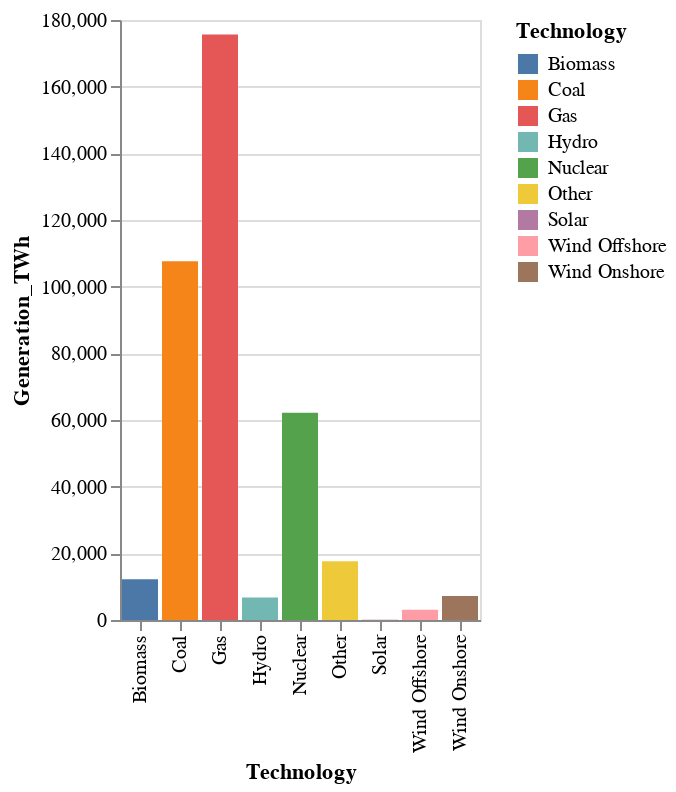

The notebook cell this image was saved under:
### Code cell
import altair as alt
#tutorial from https://www.datacamp.com/community/tutorials/altair-in-python

select_year = alt.selection_single(
    name='Select', fields=['Years'], init={'Years': 2010},
    bind=alt.binding_range(min=2010, max=2020, step=1)
)

# load a simple dataset as a pandas DataFrame

alt.Chart(altair_df).mark_bar().encode(
    x='Technology',
    y='Generation_TWh',
    color='Technology',
).add_selection(select_year).transform_filter(select_year)

### Figure 1 — Vega-Lite specification as saved in the notebook (floating-point values rounded to 4 significant figures)
{"config": {"view": {"continuousWidth": 400, "continuousHeight": 300}}, "data": {"name": "data-e30832ea598f393f2c79319b54661bcf"}, "mark": "bar", "encoding": {"color": {"field": "Technology", "type": "nominal"}, "x": {"field": "Technology", "type": "nominal"}, "y": {"field": "Generation_TWh", "type": "quantitative"}}, "selection": {"Select": {"type": "single", "fields": ["Years"], "init": {"Years": 2010}, "bind": {"input": "range", "max": 2020, "min": 2010, "step": 1}}}, "transform": [{"filter": {"selection": "Select"}}], "$schema": "https://vega.github.io/schema/vega-lite/v4.17.0.json", "datasets": {"data-e30832ea598f393f2c79319b54661bcf": [{"Years": 2010, "Technology": "Biomass", "Generation_TWh": 12260.0}, {"Years": 2010, "Technology": "Coal", "Generation_TWh": 107600.0}, {"Years": 2010, "Technology": "Gas", "Generation_TWh": 175700.0}, {"Years": 2010, "Technology": "Hydro", "Generation_TWh": 6742.0}, {"Years": 2010, "Technology": "Nuclear", "Generation_TWh": 62140.0}, {"Years": 2010, "Technology": "Other", "Generation_TWh": 17640.0}, {"Years": 2010, "Technology": "Solar", "Generation_TWh": 40.28}, {"Years": 2010, "Technology": "Wind Offshore", "Generation_TWh": 3060.0}, {"Years": 2010, "Technology": "Wind Onshore", "Generation_TWh": 7226.0}, {"Years": 2011, "Technology": "Biomass", "Generation_TWh": 13310.0}, {"Years": 2011, "Technology": "Coal", "Generation_TWh": 108400.0}, {"Years": 2011, "Technology": "Gas", "Generation_TWh": 146500.0}, {"Years": 2011, "Technology": "Hydro", "Generation_TWh": 8597.0}, {"Years": 2011, "Technology": "Nuclear", "Generation_TWh": 68980.0}, {"Years": 2011, "Technology": "Other", "Generation_TWh": 21910.0}, {"Years": 2011, "Technology": "Solar", "Generation_TWh": 243.6}, {"Years": 2011, "Technology": "Wind Offshore", "Generation_TWh": 5149.0}, {"Years": 2011, "Technology": "Wind Onshore", "Generation_TWh": 10810.0}, {"Years": 2012, "Technology": "Biomass", "Generation_TWh": 14730.0}, {"Years": 2012, "Technology": "Coal", "Generation_TWh": 142800.0}, {"Years": 2012, "Technology": "Gas", "Generation_TWh": 100200.0}, {"Years": 2012, "Technology": "Hydro", "Generation_TWh": 8276.0}, {"Years": 2012, "Technology": "Nuclear", "Generation_TWh": 70410.0}, {"Years": 2012, "Technology": "Other", "Generation_TWh": 26140.0}, {"Years": 2012, "Technology": "Solar", "Generation_TWh": 1354.0}, {"Years": 2012, "Technology": "Wind Offshore", "Generation_TWh": 7603.0}, {"Years": 2012, "Technology": "Wind Onshore", "Generation_TWh": 12240.0}, {"Years": 2013, "Technology": "Biomass", "Generation_TWh": 18100.0}, {"Years": 2013, "Technology": "Coal", "Generation_TWh": 130300.0}, {"Years": 2013, "Technology": "Gas", "Generation_TWh": 95840.0}, {"Years": 2013, "Technology": "Hydro", "Generation_TWh": 7605.0}, {"Years": 2013, "Technology": "Nuclear", "Generation_TWh": 70610.0}, {"Years": 2013, "Technology": "Other", "Generation_TWh": 33860.0}, {"Years": 2013, "Technology": "Solar", "Generation_TWh": 2010.0}, {"Years": 2013, "Technology": "Wind Offshore", "Generation_TWh": 11470.0}, {"Years": 2013, "Technology": "Wind Onshore", "Generation_TWh": 16930.0}, {"Years": 2014, "Technology": "Biomass", "Generation_TWh": 22620.0}, {"Years": 2014, "Technology": "Coal", "Generation_TWh": 100200.0}, {"Years": 2014, "Technology": "Gas", "Generation_TWh": 100900.0}, {"Years": 2014, "Technology": "Hydro", "Generation_TWh": 8771.0}, {"Years": 2014, "Technology": "Nuclear", "Generation_TWh": 63750.0}, {"Years": 2014, "Technology": "Other", "Generation_TWh": 37770.0}, {"Years": 2014, "Technology": "Solar", "Generation_TWh": 4054.0}, {"Years": 2014, "Technology": "Wind Offshore", "Generation_TWh": 13400.0}, {"Years": 2014, "Technology": "Wind Onshore", "Generation_TWh": 18550.0}, {"Years": 2015, "Technology": "Biomass", "Generation_TWh": 29260.0}, {"Years": 2015, "Technology": "Coal", "Generation_TWh": 75880.0}, {"Years": 2015, "Technology": "Gas", "Generation_TWh": 99880.0}, {"Years": 2015, "Technology": "Hydro", "Generation_TWh": 9037.0}, {"Years": 2015, "Technology": "Nuclear", "Generation_TWh": 70340.0}, {"Years": 2015, "Technology": "Other", "Generation_TWh": 46950.0}, {"Years": 2015, "Technology": "Solar", "Generation_TWh": 7533.0}, {"Years": 2015, "Technology": "Wind Offshore", "Generation_TWh": 17420.0}, {"Years": 2015, "Technology": "Wind Onshore", "Generation_TWh": 22850.0}, {"Years": 2016, "Technology": "Biomass", "Generation_TWh": 30070.0}, {"Years": 2016, "Technology": "Coal", "Generation_TWh": 30670.0}, {"Years": 2016, "Technology": "Gas", "Generation_TWh": 143400.0}, {"Years": 2016, "Technology": "Hydro", "Generation_TWh": 8330.0}, {"Years": 2016, "Technology": "Nuclear", "Generation_TWh": 71730.0}, {"Years": 2016, "Technology": "Other", "Generation_TWh": 44620.0}, {"Years": 2016, "Technology": "Solar", "Generation_TWh": 10400.0}, {"Years": 2016, "Technology": "Wind Offshore", "Generation_TWh": 16410.0}, {"Years": 2016, "Technology": "Wind Onshore", "Generation_TWh": 20750.0}, {"Years": 2017, "Technology": "Biomass", "Generation_TWh": 31890.0}, {"Years": 2017, "Technology": "Coal", "Generation_TWh": 22530.0}, {"Years": 2017, "Technology": "Gas", "Generation_TWh": 136700.0}, {"Years": 2017, "Technology": "Hydro", "Generation_TWh": 8754.0}, {"Years": 2017, "Technology": "Nuclear", "Generation_TWh": 70340.0}, {"Years": 2017, "Technology": "Other", "Generation_TWh": 56480.0}, {"Years": 2017, "Technology": "Solar", "Generation_TWh": 11460.0}, {"Years": 2017, "Technology": "Wind Offshore", "Generation_TWh": 20920.0}, {"Years": 2017, "Technology": "Wind Onshore", "Generation_TWh": 28730.0}, {"Years": 2018, "Technology": "Biomass", "Generation_TWh": 34970.0}, {"Years": 2018, "Technology": "Coal", "Generation_TWh": 16830.0}, {"Years": 2018, "Technology": "Gas", "Generation_TWh": 131500.0}, {"Years": 2018, "Technology": "Hydro", "Generation_TWh": 7942.0}, {"Years": 2018, "Technology": "Nuclear", "Generation_TWh": 65060.0}, {"Years": 2018, "Technology": "Other", "Generation_TWh": 63760.0}, {"Years": 2018, "Technology": "Solar", "Generation_TWh": 12670.0}, {"Years": 2018, "Technology": "Wind Offshore", "Generation_TWh": 26530.0}, {"Years": 2018, "Technology": "Wind Onshore", "Generation_TWh": 30380.0}, {"Years": 2019, "Technology": "Biomass", "Generation_TWh": 37310.0}, {"Years": 2019, "Technology": "Coal", "Generation_TWh": 6954.0}, {"Years": 2019, "Technology": "Gas", "Generation_TWh": 131900.0}, {"Years": 2019, "Technology": "Hydro", "Generation_TWh": 7603.0}, {"Years": 2019, "Technology": "Nuclear", "Generation_TWh": 56180.0}, {"Years": 2019, "Technology": "Other", "Generation_TWh": 71240.0}, {"Years": 2019, "Technology": "Solar", "Generation_TWh": 12580.0}, {"Years": 2019, "Technology": "Wind Offshore", "Generation_TWh": 31980.0}, {"Years": 2019, "Technology": "Wind Onshore", "Generation_TWh": 31820.0}, {"Years": 2020, "Technology": "Biomass", "Generation_TWh": 39310.0}, {"Years": 2020, "Technology": "Coal", "Generation_TWh": 5504.0}, {"Years": 2020, "Technology": "Gas", "Generation_TWh": 111400.0}, {"Years": 2020, "Technology": "Hydro", "Generation_TWh": 8156.0}, {"Years": 2020, "Technology": "Nuclear", "Generation_TWh": 50280.0}, {"Years": 2020, "Technology": "Other", "Generation_TWh": 84160.0}, {"Years": 2020, "Technology": "Solar", "Generation_TWh": 13160.0}, {"Years": 2020, "Technology": "Wind Offshore", "Generation_TWh": 40680.0}, {"Years": 2020, "Technology": "Wind Onshore", "Generation_TWh": 34690.0}]}}
